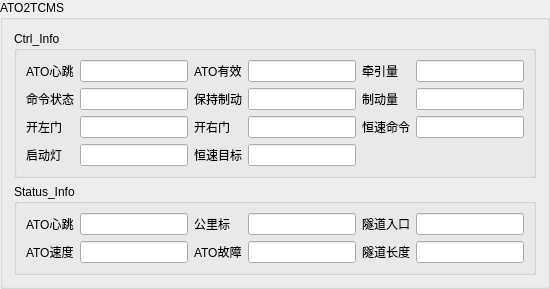
             <widget class="QGroupBox" name="gp_ato2tcms">
              <property name="title">
               <string>ATO2TCMS</string>
              </property>
              <layout class="QVBoxLayout" name="verticalLayout_6">
               <item>
                <layout class="QVBoxLayout" name="verticalLayout_7">
                 <item>
                  <widget class="QGroupBox" name="gp_ato2tcms_ctrl">
                   <property name="title">
                    <string>Ctrl_Info</string>
                   </property>
                   <layout class="QGridLayout" name="gridLayout_4">
                    <item row="0" column="5">
                     <widget class="QLineEdit" name="led_ctrl_tract"/>
                    </item>
                    <item row="1" column="5">
                     <widget class="QLineEdit" name="led_ctrl_brake"/>
                    </item>
                    <item row="0" column="0">
                     <widget class="QLabel" name="lbl_ctrl_hrt">
                      <property name="text">
                       <string>ATO心跳</string>
                      </property>
                     </widget>
                    </item>
                    <item row="0" column="3">
                     <widget class="QLineEdit" name="led_ctrl_atovalid"/>
                    </item>
                    <item row="2" column="4">
                     <widget class="QLabel" name="lbl_ctrl_costspeed">
                      <property name="text">
                       <string>恒速命令</string>
                      </property>
                     </widget>
                    </item>
                    <item row="2" column="2">
                     <widget class="QLabel" name="lbl_ctrl_rdoor">
                      <property name="text">
                       <string>开右门</string>
                      </property>
                     </widget>
                    </item>
                    <item row="2" column="1">
                     <widget class="QLineEdit" name="led_ctrl_ldoor"/>
                    </item>
                    <item row="2" column="3">
                     <widget class="QLineEdit" name="led_ctrl_rdoor"/>
                    </item>
                    <item row="0" column="4">
                     <widget class="QLabel" name="lbl_ctrl_trac">
                      <property name="text">
                       <string>牵引量</string>
                      </property>
                     </widget>
                    </item>
                    <item row="0" column="1">
                     <widget class="QLineEdit" name="led_ctrl_hrt"/>
                    </item>
                    <item row="2" column="5">
                     <widget class="QLineEdit" name="led_ctrl_costspeed"/>
                    </item>
                    <item row="1" column="1">
                     <widget class="QLineEdit" name="led_ctrl_tbstat"/>
                    </item>
                    <item row="1" column="4">
                     <widget class="QLabel" name="lbl_ctrl_brake">
                      <property name="text">
                       <string>制动量</string>
                      </property>
                     </widget>
                    </item>
                    <item row="1" column="0">
                     <widget class="QLabel" name="lbl_ctrl_tbstat">
                      <property name="text">
                       <string>命令状态</string>
                      </property>
                     </widget>
                    </item>
                    <item row="1" column="2">
                     <widget class="QLabel" name="lbl_ctrl_keepbrake">
                      <property name="text">
                       <string>保持制动</string>
                      </property>
                     </widget>
                    </item>
                    <item row="1" column="3">
                     <widget class="QLineEdit" name="led_ctrl_keepbrake"/>
                    </item>
                    <item row="2" column="0">
                     <widget class="QLabel" name="lbl_ctrl_ldoor">
                      <property name="text">
                       <string>开左门</string>
                      </property>
                     </widget>
                    </item>
                    <item row="0" column="2">
                     <widget class="QLabel" name="lbl_ctrl_atovalid">
                      <property name="text">
                       <string>ATO有效</string>
                      </property>
                     </widget>
                    </item>
                    <item row="3" column="0">
                     <widget class="QLabel" name="lbl_startlamp">
                      <property name="text">
                       <string>启动灯</string>
                      </property>
                     </widget>
                    </item>
                    <item row="3" column="1">
                     <widget class="QLineEdit" name="led_ctrl_starlamp"/>
                    </item>
                    <item row="3" column="2">
                     <widget class="QLabel" name="lbl_ctrl_aimspeed">
                      <property name="text">
                       <string>恒速目标</string>
                      </property>
                     </widget>
                    </item>
                    <item row="3" column="3">
                     <widget class="QLineEdit" name="led_ctrl_aimspeed"/>
                    </item>
                   </layout>
                  </widget>
                 </item>
                 <item>
                  <widget class="QGroupBox" name="gp_ato2tcms_status">
                   <property name="title">
                    <string>Status_Info</string>
                   </property>
                   <layout class="QGridLayout" name="gridLayout">
                    <item row="0" column="7">
                     <widget class="QLineEdit" name="led_stat_tunnelin"/>
                    </item>
                    <item row="0" column="6">
                     <widget class="QLabel" name="lbl_stat_tunnelin">
                      <property name="text">
                       <string>隧道入口</string>
                      </property>
                     </widget>
                    </item>
                    <item row="0" column="0">
                     <widget class="QLabel" name="lbl_stat_hrt">
                      <property name="text">
                       <string>ATO心跳</string>
                      </property>
                     </widget>
                    </item>
                    <item row="0" column="1">
                     <widget class="QLineEdit" name="led_stat_hrt"/>
                    </item>
                    <item row="1" column="0">
                     <widget class="QLabel" name="lbl_stat_atospeed">
                      <property name="text">
                       <string>ATO速度</string>
                      </property>
                     </widget>
                    </item>
                    <item row="1" column="1">
                     <widget class="QLineEdit" name="led_stat_atospeed"/>
                    </item>
                    <item row="1" column="2">
                     <widget class="QLabel" name="lbl_stat_error">
                      <property name="text">
                       <string>ATO故障</string>
                      </property>
                     </widget>
                    </item>
                    <item row="1" column="3">
                     <widget class="QLineEdit" name="led_stat_error"/>
                    </item>
                    <item row="0" column="2">
                     <widget class="QLabel" name="lbl_stat_stonemile">
                      <property name="text">
                       <string>公里标</string>
                      </property>
                     </widget>
                    </item>
                    <item row="0" column="3">
                     <widget class="QLineEdit" name="led_stat_stonemile"/>
                    </item>
                    <item row="1" column="6">
                     <widget class="QLabel" name="lbl_stat_tunnellen">
                      <property name="text">
                       <string>隧道长度</string>
                      </property>
                     </widget>
                    </item>
                    <item row="1" column="7">
                     <widget class="QLineEdit" name="led_stat_tunnellen"/>
                    </item>
                   </layout>
                  </widget>
                 </item>
                </layout>
               </item>
              </layout>
             </widget>
